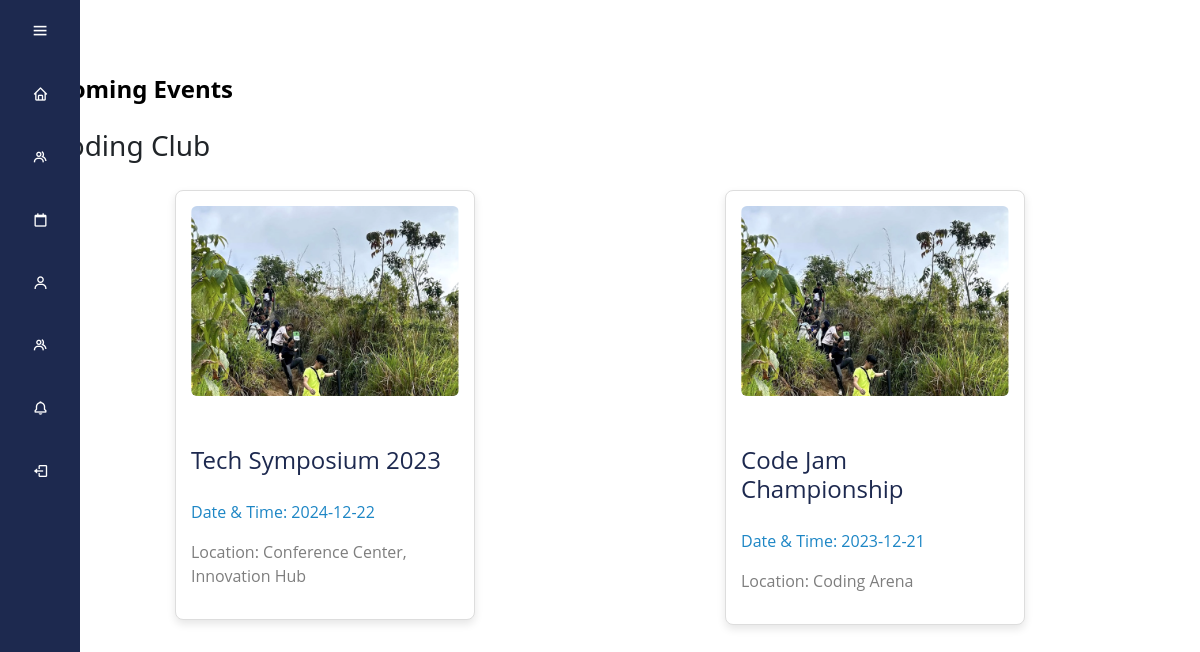
/subscription.php (signed in), run on an earlier commit of the app's database.
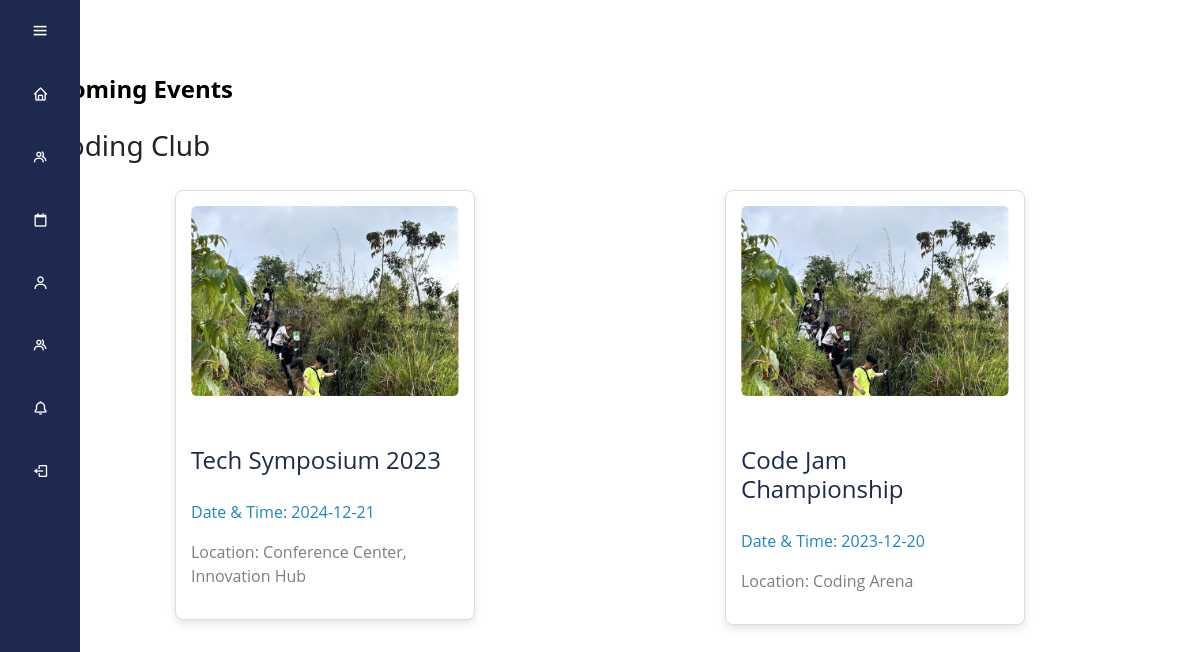
And on a later commit of the database.
### tables this page shows
CREATE TABLE `events` (
  `id` int(11) NOT NULL,
  `event_title` varchar(255) NOT NULL,
  `event_venue` varchar(255) NOT NULL,
  `start_time` time NOT NULL,
  `end_time` time NOT NULL,
  `start_date` date NOT NULL,
  `end_date` date NOT NULL,
  `event_image_path` varchar(255) DEFAULT NULL,
  `event_description` text NOT NULL,
  `club_id` int(11) NOT NULL,
  `user_id` int(11) DEFAULT NULL
);

### logic_controller.php (called while the page is built, shortened)
<?php
function getJoinedClubs($user_id, $conn) {
    $joinedClubsSql = "SELECT clubs.id, clubs.club_name
                    FROM memberships
                    JOIN clubs ON memberships.club_id = clubs.id
                    WHERE memberships.user_id = $user_id";
    $joinedClubsResult = $conn->query($joinedClubsSql);
    if ($joinedClubsResult && $joinedClubsResult->num_rows > 0) {
        $clubs = [];
        while ($clubRow = $joinedClubsResult->fetch_assoc()) {
            $clubs[] = [
                'id' => $clubRow['id'],
                'club_name' => htmlspecialchars($clubRow['club_name']),
            ];
        }
        return $clubs;
    } else {
        return [];
    }
}
function getUpcomingEventsByClub($user_id, $conn) {
    $upcomingEventsByClub = [];
    $joinedClubs = getJoinedClubs($user_id, $conn);
    foreach ($joinedClubs as $club) {
        $club_id = $club['id'];
        $club_name = $club['club_name'];
        $upcomingEventsSql = "SELECT events.*, clubs.club_name
            FROM events
            JOIN clubs ON events.club_id = clubs.id
            WHERE events.club_id = $club_id AND events.start_date > NOW()
            ORDER BY events.start_date DESC
            LIMIT 5";
        $upcomingEventsResult = $conn->query($upcomingEventsSql);
        if ($upcomingEventsResult && $upcomingEventsResult->num_rows > 0) {
            $events = [];
            while ($eventRow = $upcomingEventsResult->fetch_assoc()) {
                $events[] = [
                    'id' => $eventRow['id'],
                    'event_image_path' => htmlspecialchars($eventRow['event_image_path']),
                    'event_title' => $eventRow['event_title'],
                    'start_date' => $eventRow['start_date'],
                    'event_venue' => $eventRow['event_venue'],
                    'club_name' => $eventRow['club_name'],
                ];
            }
            $upcomingEventsByClub[$club_name] = $events;
        }
    }
    return $upcomingEventsByClub;
    var_dump($upcomingEventsByClub);
}
?>

### subscription.php (the view, shortened to what this page needs)
<?php
require_once('Part/db_controller.php');
require_once('Part/navbar.php');
require_once('logic_controller.php');
if (isset($_SESSION['username']) && isset($_SESSION['user_id'])) {
    $user_id = $_SESSION['user_id'];
}
$joinedClubs = getJoinedClubs($user_id, $conn);
$upcomingEventsByClub = getUpcomingEventsByClub($user_id, $conn);
?>
<!DOCTYPE html>
<html lang="en">
<head>
    <link rel="stylesheet" href="style.css">
    <link rel="stylesheet" href="https://stackpath.bootstrapcdn.com/font-awesome/4.7.0/css/font-awesome.min.css">
</head>
<body>
    <div class="page-container">
        <div class="single-container">
        <h2 class="field-name">Upcoming Events</h2>
        <?php
        if (!empty($upcomingEventsByClub)) { ?>
            <div class="section-container">
                <?php foreach ($upcomingEventsByClub as $clubName => $clubEvents) { ?>
                    <h3 class="club-name"><?= $clubName ?></h3>
                    <div class="event-container">
                        <?php foreach ($clubEvents as $event) { ?>
                            <a href="event_single.php?id=<?= $event['id']; ?>">
                                <div class="event-card">
                                    <img src="<?= $event['event_image_path']; ?>" alt="Event Image">
                                    <h2 class="title"><?= $event['event_title']; ?></h2>
                                    <p class="date">Date & Time: <?= $event['start_date']; ?></p>
                                    <p class="location">Location: <?= $event['event_venue']; ?></p>
                                </div>
                            </a>
                        <?php } ?>
                    </div>
                <?php } ?>
            </div>
        <?php } else {
            echo '<p>No upcoming events for joined clubs.</p>';
        } ?>
    </div>
</body>
</html>

### Part/navbar.php (shortened to what this page needs)
<!DOCTYPE html>
<html lang="en">
<head>
    <link rel="stylesheet" href="https://cdn.jsdelivr.net/npm/bootstrap@4.0.0/dist/css/bootstrap.min.css">
    <link href='https://unpkg.com/boxicons@2.1.4/css/boxicons.min.css' rel='stylesheet'>
</head>
<body>
    <div class="sidebar">
        <div class="top">
            <i class="bx bx-menu" id="btn"></i>
        </div>
        <ul>
            <li>
                <a href="index.php">
                    <i class='bx bx-home'></i>
                </a>
            </li>
            <li>
                <a href="clubs.php">
                    <i class='bx bx-group'></i>
                </a>
            </li>
            <li>
                <a href="events.php">
                    <i class='bx bx-calendar-alt'></i>
                </a>
            </li>
            <?php
            if (isset($_SESSION['username'])) {
                echo "
                    <li>
                        <a href='profile.php'>
                            <i class='bx bx-user'></i>
                            <span class='nav-item'>Profile</span>
                        </a>
                        <span class='tooltip'>Profile</span>
                    </li>
                    <li>
                        <a href='subscription.php'>
                            <i class='bx bx-group'></i>
                            <span class='nav-item'>Subscription</span>
                        </a>
                        <span class='tooltip'>Subscription</span>
                     </li>
                    <li>
                        <a href='notification.php'>
                            <i class='bx bx-bell'></i>
                            <span class='nav-item'>Notification</span>
                        </a>
                        <span class='tooltip'>Notification</span>
                    </li>
                    <li>
                        <a href='Login/logout.php'>
                            <i class='bx bx-log-out'></i>
                            <span class='nav-item'>Logout</span>
                        </a>
                        <span class='tooltip'>Logout</span>
                    </li>
                ";
            }
            ?>
        </ul>
    </div>
</body>
</html>

### style.css (style rules this page uses)
* { margin: 0; padding: 0; box-sizing: border-box; font-family: 'Segoe UI', Tahoma, Geneva, Verdana, SansSerif; }
.page-container { max-width: 1300px; margin:auto; padding:25px }
.sidebar { position: fixed; top:0; left:0; height: 100vh; width: 80px; background-color: #1D294F; padding: 0.4rem 0.8rem; transition: all 0.5s ease; }
.sidebar #btn { position: absolute; color:#fff; top: .4rem; left:50%; font-size:1.2rem; line-height: 50px; transform: translateX(-50%); cursor: pointer; }
.sidebar ul li { position: relative; list-style-type: none; height:50px; width:90%; margin: 0.8rem auto; line-height: 50px; }
.sidebar ul li a { color: #fff; display: flex; align-items: center; text-decoration: none; border-radius: 0.8rem; }
.sidebar ul li a i { min-width: 50px; text-align: center; height: 50px; border-radius: 12px; line-height: 50px; }
a { text-decoration: none; }
.section-container { display:flex; flex-direction:column; margin:25px; }
.section-container .title { color: #1D86C5; font-size: 36px; font-family: 'Open Sans', sans-serif; font-weight: 700; margin-bottom: 20px; }
.event-container { display:flex; flex-wrap: wrap; justify-content: space-around; }
.event-card { width: 300px; margin: 20px; padding: 15px; border: 1px solid #ddd; border-radius: 8px; box-shadow: 0 4px 8px rgba(0, 0, 0, 0.1); float: left; background-color: white; }
.event-card img { max-width: 100%; height: auto; border-radius: 6px; }
.single-container .event-card .title { color:#1D294F; font-family: 'Open Sans', sans-serif; font-size: 24px; font-weight: 400; padding-top:15px; }
.event-card .title { color:#1D294F; font-family: 'Open Sans', sans-serif; font-size: 24px; font-weight: 400; padding-top:15px; }
.event-card .date { color: #1D86C5; font-size: 16px; font-weight: 400; font-family: 'Open Sans', sans-serif; }
.event-card .location { color: #7E7E7E; font-size: 16px; font-weight: 400; font-family: 'Open Sans', sans-serif; }
.single-container .title { color: black; font-size: 64px; font-weight: 700; margin-top: 35px; margin-bottom: 25px; }
.single-container .field-name { color: black; font-size: 24px; font-weight: 700; margin-top: 50px; }
a:link { color: #1D294F; }

What changed in the data, as far as the page shows it:
changed events "Tech Symposium 2023": start_date "2024-12-22" → "2024-12-21"
changed events "Code Jam Championship": start_date "2023-12-21" → "2023-12-20"
